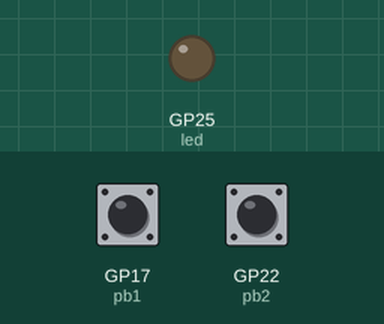
Simulated run of this program. Board: Raspberry Pi Pico running MicroPython. Parts: output pins drawn as LEDs (lit = HIGH). Wiring (from the project's diagram.json): red button on GP17, green button on GP22. Dashed ring = blinking. Inputs (shaded band) come from the test bench; at power-on: GP17 (pb1) HIGH, GP22 (pb2) HIGH. WiFi joins after 1.5 s; requests to the public web service named in the program get a made-up reply in its usual format after 0.4 s (London, UTC, broken clouds, 64 % humidity, 1013 hPa unless stated); the clock reads 2024-03-15 10:24:30 at power-on unless the program sets it; what the program prints to the serial console is not drawn.

Above: at 3.2 s.
3.3 s: GP17 (pb1) pulled LOW for 0.15 s
At 3.31 s:
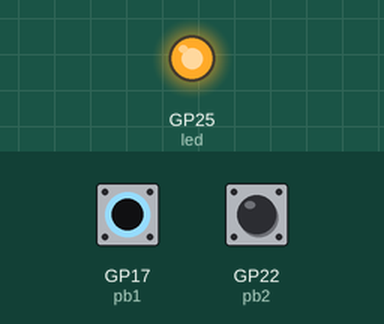
4.9 s: GP22 (pb2) pulled LOW for 0.15 s
At 4.91 s:
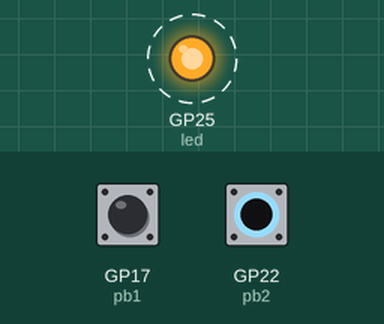
9.2 s: GP17 (pb1) driven LOW and GP22 (pb2) driven LOW
At 10.0 s:
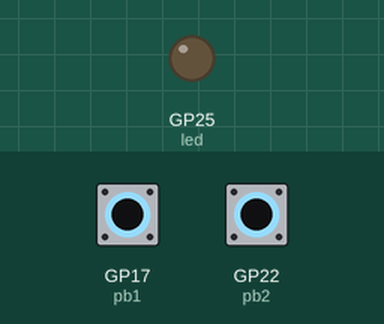
Timing chart, 0 to 12.2 s (numbered marks = the images above; inputs shaded):
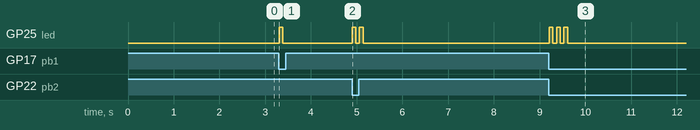

Measured:
- after the input at 3.3 s, GP25 (led): LOW → HIGH at once, → LOW 0.08 s later
- after the input at 4.9 s, GP25 (led): alternates HIGH for 0.08 s and LOW for 0.08 s, 4 changes in all, then stays LOW, starting at once
- after the input at 9.2 s, GP25 (led): alternates HIGH for 0.08 s and LOW for 0.08 s, 6 changes in all, then stays LOW, starting at once

The program:

main.py
```python
# ============================================================
#  IoT Vehicle Speed Monitor
#  Platform  : Raspberry Pi Pico W (Wokwi)
#  Input     : 2x Pushbuttons (PB1 = start, PB2 = stop)
#  Cloud     : ThingSpeak via WiFi (urequests)
#  Language  : MicroPython
# ============================================================

import network
import urequests
import utime
from machine import Pin

# ── Configuration ────────────────────────────────────────────
WIFI_SSID     = "Wokwi-GUEST"
WIFI_PASSWORD = ""
TS_API_KEY    = "WP8O6WZFCP9CW1BB"   # ← update this
TS_CHANNEL_ID = "3366731"
TS_URL        = "http://api.thingspeak.com/update"

DISTANCE_CM   = 20.0
DISTANCE_M    = DISTANCE_CM / 100.0

# ── GPIO Pins ────────────────────────────────────────────────
pb1 = Pin(17, Pin.IN, Pin.PULL_UP)   # PB1 → GP17 (start timing)
pb2 = Pin(22, Pin.IN, Pin.PULL_UP)   # PB2 → GP22 (stop timing)
led = Pin("LED", Pin.OUT)            # Onboard LED

# ── State ────────────────────────────────────────────────────
t1             = None
waiting        = False
last_upload    = 0
upload_count   = 0

# ============================================================
#  HELPERS
# ============================================================

def connect_wifi():
    wlan = network.WLAN(network.STA_IF)
    wlan.active(True)
    wlan.connect(WIFI_SSID, WIFI_PASSWORD)
    print("Connecting to WiFi", end="")
    timeout = 15
    while not wlan.isconnected() and timeout > 0:
        print(".", end="")
        utime.sleep(1)
        timeout -= 1
    if wlan.isconnected():
        print("\nWiFi OK →", wlan.ifconfig()[0])
        return True
    else:
        print("\nWiFi FAILED — offline mode")
        return False


def compute_speed(t_start, t_end):
    elapsed_ms = utime.ticks_diff(t_end, t_start)
    if elapsed_ms <= 0:
        return 0.0
    return round((DISTANCE_M / (elapsed_ms / 1000.0)) * 3.6, 2)


def upload_speed(speed_kmh):
    global last_upload, upload_count

    # ThingSpeak free tier: min 15 seconds between uploads
    now = utime.time()
    gap = now - last_upload
    if gap < 15 and last_upload != 0:
        print(f"[ThingSpeak] Waiting {15 - gap}s before next upload...")
        utime.sleep(15 - gap)

    try:
        url = (
            f"http://api.thingspeak.com/update"
            f"?api_key={TS_API_KEY}"
            f"&field1={speed_kmh}"
        )
        print(f"[ThingSpeak] Sending → {url}")
        r = urequests.get(url, timeout=10)

        # ThingSpeak returns the entry ID (1, 2, 3...) on success
        # Returns 0 if the update was rejected
        entry_id = r.text.strip()
        r.close()

        if entry_id != "0" and entry_id != "":
            upload_count += 1
            last_upload = utime.time()
            print(f"[ThingSpeak] ✓ OK — Entry ID: {entry_id}  "
                  f"(total uploads: {upload_count})")
            print(f"[ThingSpeak] View → "
                  f"https://thingspeak.com/channels/{TS_CHANNEL_ID}")
        else:
            print("[ThingSpeak] ✗ Rejected — entry_id=0")
            print("  → Check: API key correct? Channel field1 enabled?")

    except Exception as e:
        print(f"[ThingSpeak] ✗ Error → {e}")


def blink(times=1):
    for _ in range(times):
        led.on();  utime.sleep_ms(80)
        led.off(); utime.sleep_ms(80)


# ============================================================
#  MAIN
# ============================================================

print("=" * 45)
print("  IoT Vehicle Speed Monitor")
print("  Raspberry Pi Pico W — Wokwi Simulation")
print(f"  Sensor gap   : {DISTANCE_CM} cm")
print(f"  ThingSpeak   : channel {TS_CHANNEL_ID}")
print("  Keyboard     : Q = PB1 (Start) | E = PB2 (Stop)")
print("=" * 45)

wifi_ok = connect_wifi()
if not wifi_ok:
    print("WARNING: No WiFi — speed computed but not uploaded")

print("\nReady → press Q (PB1) to start timing...\n")

prev_pb1 = 1
prev_pb2 = 1

while True:
    p1 = pb1.value()
    p2 = pb2.value()

    # ── PB1 pressed → start timer ────────────────────────────
    if prev_pb1 == 1 and p1 == 0:
        if not waiting:
            t1      = utime.ticks_ms()
            waiting = True
            blink(1)
            print("● PB1 pressed — timer started")
            print("  Now press E (PB2) to stop...")

    # ── PB2 pressed → stop timer, compute, upload ────────────
    if prev_pb2 == 1 and p2 == 0:
        if waiting and t1 is not None:
            t2      = utime.ticks_ms()
            elapsed = utime.ticks_diff(t2, t1)
            speed   = compute_speed(t1, t2)
            waiting = False
            t1      = None

            blink(2)
            print(f"● PB2 pressed — timer stopped")
            print(f"  Elapsed  : {elapsed} ms")
            print(f"  Distance : {DISTANCE_CM} cm")
            print(f"━━ Speed   : {speed} km/h")

            if wifi_ok:
                upload_speed(speed)
            else:
                print("[ThingSpeak] Skipped — no WiFi")

            print("\nReady → press Q (PB1) to start timing...\n")

        elif not waiting:
            print("⚠ Press PB1 first to start the timer!")

    prev_pb1 = p1
    prev_pb2 = p2
    utime.sleep_ms(10)
```
